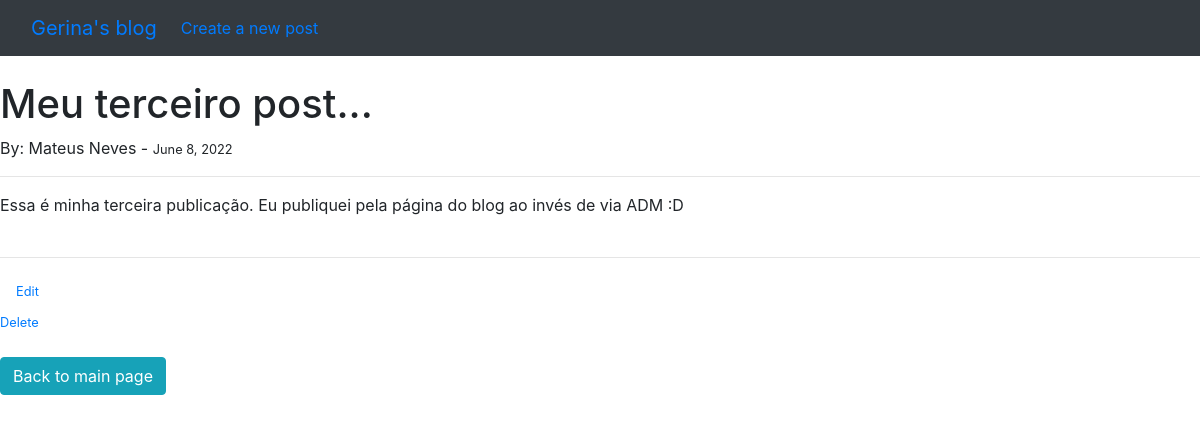
Before: /article/3 with the older database file.
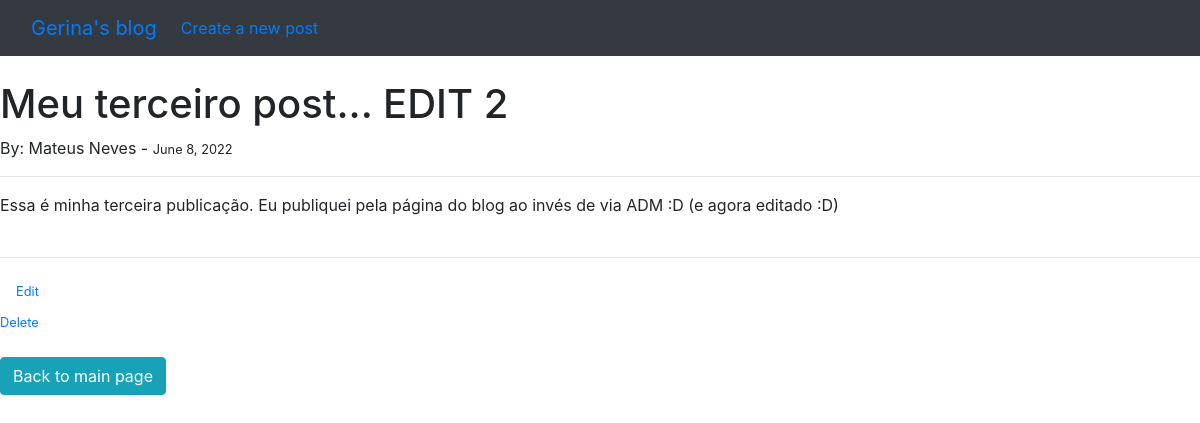
After: the same page with the newer database file.
### theblog/models.py (models this page shows, shortened)
class Post(models.Model):
    title = models.CharField(max_length=255)
    author = models.ForeignKey(User, on_delete=models.CASCADE)
    body = models.TextField()
    title_tag = models.CharField(max_length=255, default=title)
    post_date = models.DateField(auto_now_add=True)

### theblog/views.py (the view)
# urls.py: path('article/<int:pk>', ArticleDetailView.as_view(), name='article-detail'),
class ArticleDetailView(DetailView):
    model = Post
    template_name = 'article_details.html'

### theblog/templates/article_details.html (shortened to what this page needs)
{% extends 'base.html'%}
{% block content %}
    <h1>{{ post.title }}</h1>
    <h7>By: {{ post.author.first_name }} {{ post.author.last_name }} - </h7>
    <small> {{ post.post_date }}</small>
    <hr>
    {{ post.body}}
    <br><br>
    <hr>
    <small><a class="nav-link" href="{% url 'update_post' post.pk %}">Edit</a>
    <a href="{% url 'delete_post' post.pk %}">Delete</a></small>
    <br><br>
    <a href="{% url 'home' %}" class="btn btn-info">Back to main page</a>
{% endblock %}

Changed rows visible on the page:
changed Post "Mateus": title "Meu terceiro post..." → "Meu terceiro post... EDIT 2"; body "Essa é minha terceira publicação. Eu publiquei pela página do blog ao invés de via ADM :D" → "Essa é minha terceira publicação. Eu publiquei pela página do blog ao invés de via ADM :D (e agora editado :D)"
